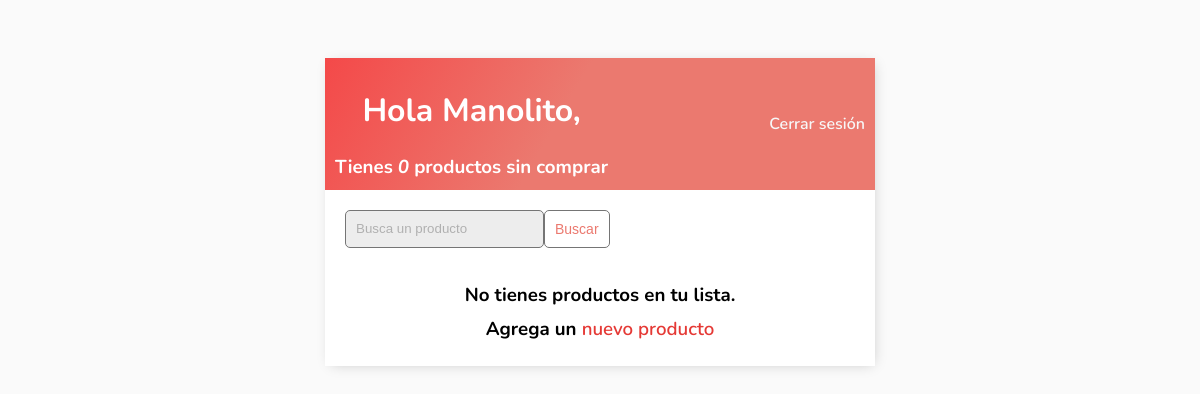
The app's page / (signed in), older data.
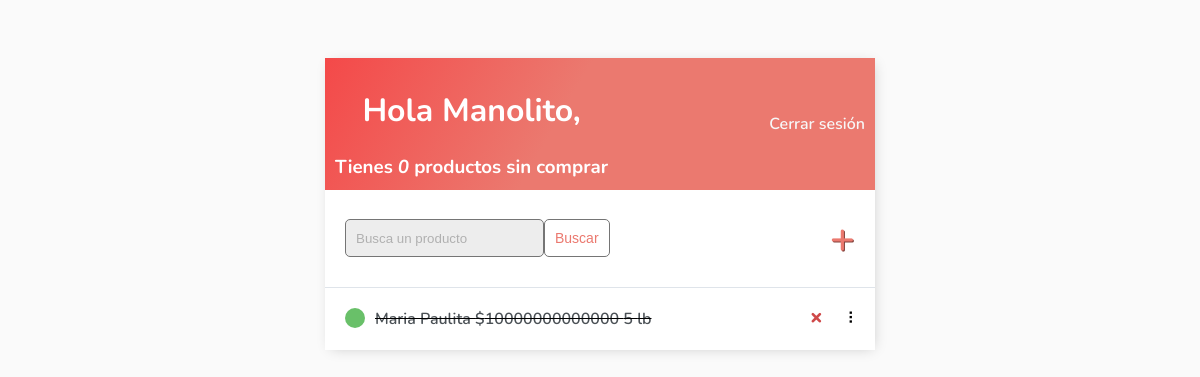
The same page, newer data.
### base/models.py (models this page shows)
class Product(models.Model):
    CATEGORY = (
    ('alimentos', 'Alimentos'),
    ('limpieza', 'Limpieza'),
    ('ropa', 'Ropa'),
    ('electrónicos', 'Electrónicos'),
    ('hogar', 'Hogar'),
    ('belleza', 'Belleza'),
    ('juguetes', 'Juguetes'),
    ('otros', 'Otros'),
    )
    UNIT = (
        ('un', 'Unidad'),
        ('paquete', 'Paquete'),
        ('kg', 'Kilos'),
        ('lb', 'Libras'),
        ('lt', 'Litros'),
    )
    user = models.ForeignKey(
        User, on_delete=models.CASCADE, null=True, blank=True)
    nombre = models.CharField(max_length=50)
    precio = models.PositiveBigIntegerField(null=False)
    unidad = models.CharField(max_length=200, null=False, choices=UNIT)
    cantidad = models.PositiveSmallIntegerField(null=False)
    categoria = models.CharField(max_length=200, null=False, choices=CATEGORY)
    comprado = models.BooleanField(default=False)
    created = models.DateTimeField(auto_now_add=True)
    def __str__(self):
        return self.nombre
    class Meta:
        order_with_respect_to = 'user'

### base/views.py (the view)
# urls.py: path('', ProductList.as_view(), name='products'),
class ProductList(LoginRequiredMixin, ListView):
    model = Product
    context_object_name = 'products'
    def get_context_data(self, **kwargs):
        context = super().get_context_data(**kwargs)
        context['products'] = context['products'].filter(user=self.request.user)
        context['count'] = context['products'].filter(comprado=False).count()
        search_input = self.request.GET.get('search-area') or ''
        if search_input:
            context['products'] = context['products'].filter(
                nombre__contains=search_input)
        context['search_input'] = search_input
        return context

### base/templates/base/product_list.html (shortened to what this page needs)
{% extends 'base/main.html' %} {% block content %}
<div class="header-bar">
    <div>
        <h1>Hola {{request.user|title}},</h1>
        <h3 style="margin:0">Tienes <i>{{count}}</i> productos sin comprar</h3>
    </div>
    {% if request.user.is_authenticated %}
    <a href="{% url 'logout' %}">Cerrar sesión</a> {% else %}
    <a href="{% url 'login' %}">Iniciar sesión</a> {% endif %}
</div>
<div id="search-add-wrapper">
    <form method="GET" style="display: flex;">
        <input type='text' name='search-area' placeholder="Busca un producto" value="{{search_input}}">
        <input class="button" type="submit" value='Buscar'>
    </form>
    {% if products|length > 0 %}
    <a id="add-link" href="{% url 'product-create' %}">&#x2b;</a>
    {% endif %}
</div>
<div id="productlist" class="product-items-wrapper">
    {% for product in products %}
    <div class="product-wrapper" data-position="{{product.pk}}">
        <div class="product-title">
            {% if product.comprado %}
            <div class="product-complete-icon"></div>
            <s><a href="{% url 'product-update' product.id %}">{{product}}  ${{product.precio}}  {{product.cantidad}} {{product.unidad}}</a></s> {% else %}
            <div class="product-incomplete-icon"></div>
            <a href="{% url 'product-update' product.id %}">{{product}}  ${{product.precio}}  {{product.cantidad}} {{product.unidad}}</a> {% endif %}
        </div>
        <div class="product-controls">
            <a class="delete-link" href="{% url 'product-delete' product.id %}">&#215;</a>
            <span class="handle">&nbsp;&#10247;</span>
        </div>
    </div>
    {% empty %}
    <div style="text-align: center; padding-bottom: 10px; line-height: 1em;">
        <h3>No tienes productos en tu lista.</h3>
        <h3>Agrega un <a style="text-decoration: none; color: #e53935;" href="{% url 'product-create' %}">nuevo producto</a></h3>
    </div>
    {% endfor %}
</div>
{% endblock %}

Row changes from the older to the newer data that the page shows:
added Product: nombre "Maria Paulita", precio "10000000000000", cantidad "5", unidad "lb"
Text that changed along with them:
text no longer shown: "No tienes productos en tu lista. Agrega un nuevo producto"
